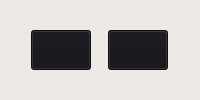
        <widget class="QWidget" name="productAction_widget_2" native="true">
         <property name="sizePolicy">
          <sizepolicy hsizetype="Expanding" vsizetype="Expanding">
           <horstretch>0</horstretch>
           <verstretch>0</verstretch>
          </sizepolicy>
         </property>
         <property name="styleSheet">
          <string notr="true">color:rgb(0, 0, 0);
background-color: rgb(237, 233, 230);</string>
         </property>
         <layout class="QGridLayout" name="gridLayout_11">
          <property name="leftMargin">
           <number>5</number>
          </property>
          <property name="topMargin">
           <number>5</number>
          </property>
          <property name="rightMargin">
           <number>5</number>
          </property>
          <property name="bottomMargin">
           <number>5</number>
          </property>
          <property name="spacing">
           <number>0</number>
          </property>
          <item row="0" column="0">
           <widget class="QWidget" name="" native="true">
            <property name="styleSheet">
             <string notr="true">background-color: transparent;</string>
            </property>
            <layout class="QHBoxLayout" name="horizontalLayout_10">
             <property name="spacing">
              <number>0</number>
             </property>
             <property name="topMargin">
              <number>1</number>
             </property>
             <property name="bottomMargin">
              <number>1</number>
             </property>
             <item>
              <widget class="QPushButton" name="deleteProduct_button_2">
               <property name="sizePolicy">
                <sizepolicy hsizetype="Expanding" vsizetype="Fixed">
                 <horstretch>0</horstretch>
                 <verstretch>0</verstretch>
                </sizepolicy>
               </property>
               <property name="minimumSize">
                <size>
                 <width>30</width>
                 <height>30</height>
                </size>
               </property>
               <property name="maximumSize">
                <size>
                 <width>60</width>
                 <height>40</height>
                </size>
               </property>
               <property name="styleSheet">
                <string notr="true">background-color: rgb(18, 18, 23);
padding: 5px;
color:rgb(255, 255, 255);</string>
               </property>
               <property name="text">
                <string/>
               </property>
               <property name="icon">
                <iconset theme="QIcon::ThemeIcon::EditDelete"/>
               </property>
               <property name="iconSize">
                <size>
                 <width>24</width>
                 <height>24</height>
                </size>
               </property>
               <property name="index" stdset="0">
                <UInt>2</UInt>
               </property>
              </widget>
             </item>
             <item>
              <widget class="QPushButton" name="editProduct_button_2">
               <property name="sizePolicy">
                <sizepolicy hsizetype="Expanding" vsizetype="Fixed">
                 <horstretch>0</horstretch>
                 <verstretch>0</verstretch>
                </sizepolicy>
               </property>
               <property name="minimumSize">
                <size>
                 <width>30</width>
                 <height>30</height>
                </size>
               </property>
               <property name="maximumSize">
                <size>
                 <width>60</width>
                 <height>40</height>
                </size>
               </property>
               <property name="styleSheet">
                <string notr="true">background-color: rgb(18, 18, 23);
padding: 5px;
color:rgb(255, 255, 255);</string>
               </property>
               <property name="text">
                <string/>
               </property>
               <property name="icon">
                <iconset theme="QIcon::ThemeIcon::MailMessageNew"/>
               </property>
               <property name="iconSize">
                <size>
                 <width>24</width>
                 <height>24</height>
                </size>
               </property>
               <property name="index" stdset="0">
                <UInt>2</UInt>
               </property>
              </widget>
             </item>
            </layout>
           </widget>
          </item>
         </layout>
        </widget>
